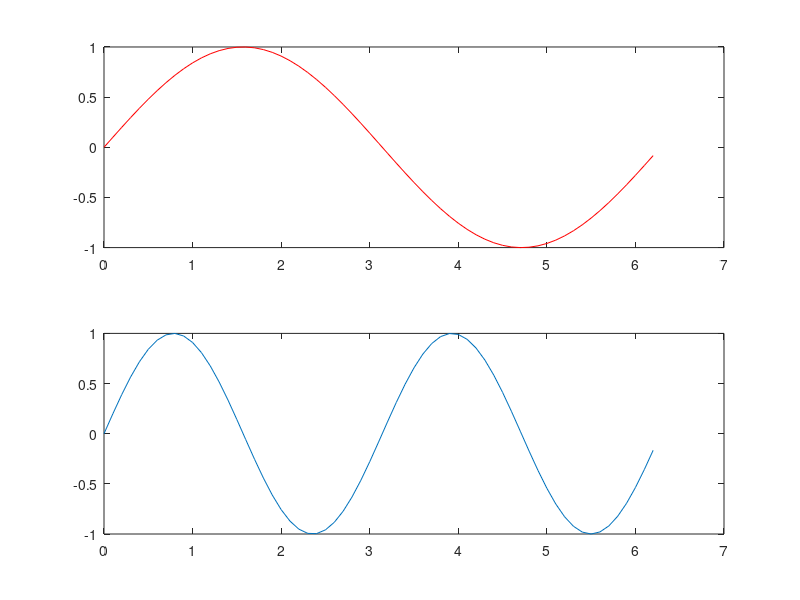

Reproduce this figure in MATLAB.
%ME203-Section 1101
%Winters, Marcus
%Lab 9
clc, clf, clear all, format compact,
x=0:0.1:2*pi;
y1=sin(x);
y2=sin(2*x);
subplot(2,1,1)
plot(x,y1,'-r')
subplot(2,1,2)
plot(x,y2)
